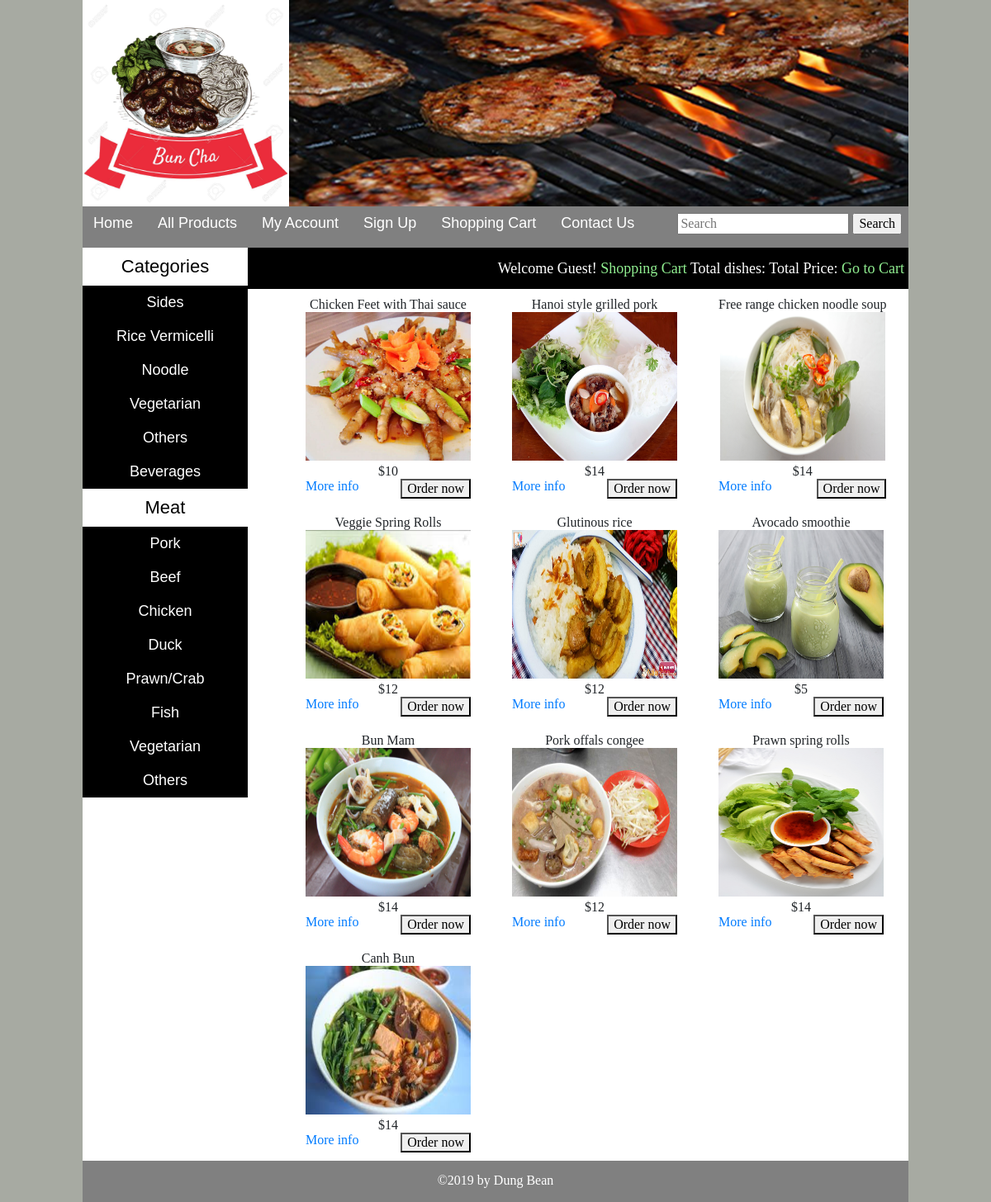
/all_products.php, run on the app's committed database.
### tables this page shows
CREATE TABLE `categories` (
  `cat_id` int(255) NOT NULL,
  `cat_title` text NOT NULL
);

CREATE TABLE `meat` (
  `meat_id` int(255) NOT NULL,
  `meat_title` text NOT NULL
);

CREATE TABLE `products` (
  `product_id` int(255) NOT NULL,
  `product_cat` int(255) NOT NULL,
  `product_meat` int(255) NOT NULL,
  `product_title` varchar(255) NOT NULL,
  `product_price` int(255) NOT NULL,
  `product_desc` text NOT NULL,
  `product_image` text NOT NULL,
  `product_keywords` text NOT NULL
);

### all_products.php (the view, shortened to what this page needs)
<!Doctype html>
<?php
  include("functions/functions.php");
?>
<html>
  <head>
    <link rel="stylesheet" href="https://maxcdn.bootstrapcdn.com/bootstrap/4.0.0/css/bootstrap.min.css">
    <link rel="stylesheet" href="https://cdnjs.cloudflare.com/ajax/libs/animate.css/3.4.0/animate.min.css">
    <link rel="stylesheet" href="https://cdn.rawgit.com/noelboss/featherlight/1.7.13/release/featherlight.min.css" type="text/css" rel="stylesheet" />
    <link rel="stylesheet" href="https://use.fontawesome.com/releases/v5.6.3/css/all.css">
    <link rel="stylesheet" href="styles/style.css" media="all">
  </head>
  <body>
    <div class="main_wrapper">
      <div class="header_wrapper">
        <a href="index.php"><img id="logo" src="images/logo2.jpg"/></a>
        <img id="banner" src="images/banner.png" />
      </div>
      <div class="menubar">
        <ul id="menu">
          <li><a href="index.php">Home</a></li>
          <li><a href="all_products.php">All Products</a></li>
          <li><a href="customer/my_account.php">My Account</a></li>
          <li><a href="#">Sign Up</a></li>
          <li><a href="cart.php">Shopping Cart</a></li>
          <li><a href="#">Contact Us</a></li>
        </ul>
        <div id="form">
          <form method="GET" action="results.php" enctype="multipart/form-data">
            <input type="text" name="user_query" placeholder="Search"/>
            <input type="submit" name="search" value="Search"/>
          </form>
        </div>
      </div>
      <div class="content_wrapper">
        <div id="sidebar">
          <div id="sidebar_title">Categories</div>
          <ul id="cats">
            <?php
              getCats();
            ?>
          </ul>
          <div id="sidebar_title">Meat</div>
          <ul id="cats">
            <?php
              getMeat();
            ?>
          </ul>
        </div>
        <div id="content_area">
          <div id="shopping_cart">
            <span style="float:right; font-size: 18px; padding: 5px; line-height: 40px;">
              Welcome Guest! <b style="color: lightgreen">Shopping Cart </b> Total dishes: Total Price: <a href="cart.php" style="color:lightgreen;">Go to Cart</a>
            </span>
          </div>
          <div id="products_box">
            <?php
              $get_pro = "SELECT * FROM products";
              $run_pro = mysqli_query($con, $get_pro);
                while ($row_pro = mysqli_fetch_array($run_pro)) {
                  $pro_id = $row_pro['product_id'];
                  $pro_title = $row_pro['product_title'];
                  $pro_price = $row_pro['product_price'];
                  $pro_image = $row_pro['product_image'];
                  echo "
                  <div id='single_product'><h3>$pro_title</h3>
                    <img src='admin_area/product_images/$pro_image' width='200' height='180' />
                    <p><b>$$pro_price</b></p>
                    <a href='details.php?pro_id=$pro_id' style='float:left;'>More info</a>
                    <a href='index.php?pro_id=$pro_id'><button style='float:right'>Order now</button></a>
                  </div>
                  ";
              }
            ?>
          </div>
        </div>
        <div id="footer">
          <h4 style="text-align:center; padding-top: 15px;">&copy;2019 by Dung Bean</h4>
        </div>
      </div>
    </div>
  </body>
</html>

### functions/functions.php (shortened to what this page needs)
<?php
  $con = mysqli_connect("heroku_49a2ff63108d5d8","b28e95b30411f5","1e96bb5c","ecommerce");
  function getCats() {
    global $con;
    $get_cats = "SELECT * FROM categories";
    $run_cats = mysqli_query($con, $get_cats);
    while ($row_cats = mysqli_fetch_array($run_cats)) {
      $cat_id = $row_cats['cat_id'];
      $cat_title = $row_cats['cat_title'];
      echo "<li><a href='index.php?cat=$cat_id'>$cat_title</a></li>";
    }
  }
  function getMeat() {
    global $con;
    $get_meat = "SELECT * FROM meat";
    $run_meat = mysqli_query($con, $get_meat);
    while ($row_meat = mysqli_fetch_array($run_meat)) {
      $meat_id = $row_meat['meat_id'];
      $meat_title = $row_meat['meat_title'];
      echo "<li><a href='index.php?meat=$meat_id'>$meat_title</a></li>";
    }
  }
?>

### styles/style.css (style rules this page uses)
html, body, div, span, applet, object, iframe, h1, h2, h3, h4, h5, h6, p, blockquote, pre, a, abbr, acronym, address, big, cite, code, del, dfn, em, img, ins, kbd, q, s, samp, small, strike, strong, sub, sup, tt, var, b, u, i, center, dl, dt, dd, ol, ul, li, fieldset, form, label, legend, table, caption, tbody, tfoot, thead, tr, th, td, article, aside, canvas, details, embed, figure, figcaption, footer, header, hgroup, menu, nav, output, ruby, section, summary, time, mark, audio, video { margin: 0; padding: 0; border: 0; font-size: 100%; font: inherit; vertical-align: baseline; }
body { background: #a7aaa2; }
.main_wrapper { width: 1000px; height: auto; margin: auto; }
.header_wrapper { width: 1000px; height: 250px; margin: auto; }
#logo { float: left; width: 250px; height: 250px; }
#banner { float: right; width: 750px; height: 250px; }
.menubar { width: 1000px; height: 50px; background: gray; color: white; }
#menu { padding: 0; margin: 0; line-height: 40px; float: left; }
#menu li { list-style: none; display: inline; }
#menu a { text-decoration: none; color: white; padding: 8px; margin: 5px; font-size: 18px; font-family: sans-serif; }
#form { float: right; padding: 8px; line-height: 20px; }
.content_wrapper { width: 1000px; margin: auto; background: white; }
#content_area { width: 800px; float: right; background: white; }
#sidebar { width: 200px; float: left; background: black; }
#sidebar_title { background: white; color: black; font-size: 22px; font-family: arial; padding: 10px; text-align: center; }
#cats { text-align: center; }
#cats li { list-style: none; display: block; padding: 10px; }
#cats a { color: white; padding: 8px; margin: 5px; text-decoration: none; font-size: 18px; font-family: sans-serif; }
#products_box { width: 780px; text-align: center; margin-left: 30px; margin-bottom: 10px; }
#single_product { float: left; margin-left: 30px; padding: 10px; }
#shopping_cart { width: 800px; height: 50px; background: black; color: white; }
#footer { width: 1000px; height: 50px; background: gray; color: white; clear: both; }

### data on the page
categories: cat_title "Sides"
categories: cat_title "Rice Vermicelli"
categories: cat_title "Noodle"
categories: cat_title "Vegetarian"
categories: cat_title "Others"
categories: cat_title "Beverages"
meat: meat_title "Pork"
meat: meat_title "Beef"
meat: meat_title "Chicken"
meat: meat_title "Duck"
meat: meat_title "Prawn/Crab"
meat: meat_title "Fish"
meat: meat_title "Vegetarian"
meat: meat_title "Others"
products: product_title "Chicken Feet with Thai sauce", product_image (picture), product_price "10"
products: product_title "Hanoi style grilled pork", product_image (picture), product_price "14"
products: product_title "Free range chicken noodle soup", product_image (picture), product_price "14"
products: product_title "Veggie Spring Rolls", product_image (picture), product_price "12"
products: product_title "Glutinous rice", product_image (picture), product_price "12"
products: product_title "Avocado smoothie", product_image (picture), product_price "5"
products: product_title "Bun Mam", product_image (picture), product_price "14"
products: product_title "Pork offals congee", product_image (picture), product_price "12"
products: product_title "Prawn spring rolls", product_image (picture), product_price "14"
products: product_title "Canh Bun", product_image (picture), product_price "14"
